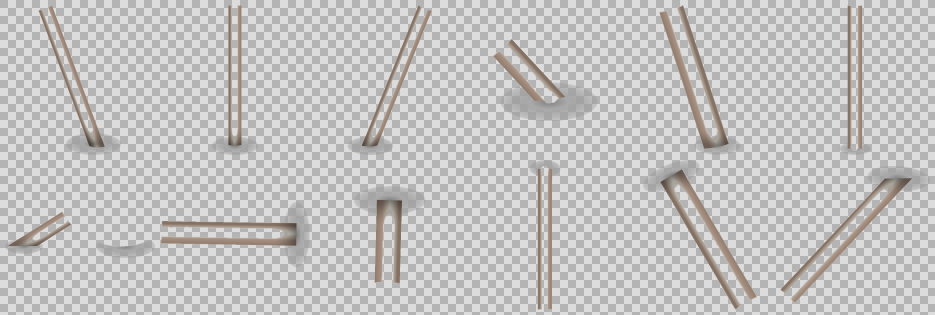
#> input picture Images&Content/Assets/Pins_v2/parts/preview_shafts.png, 1870 x 630 px, given in place of pin_01_shaft.png, which was not available (shown at 1/2 size)
$ python create_shaft_asset_variants.py
#> lines starting #> are read from the running program, lines starting #| are printed output that depends on the picture; pictures that were not available may be replaced by others from this repository, and a replacement may not be noted
"""
Generate baked composite-pin shaft asset variants for improved contrast.

Inputs:
  - Source lit shaft PNGs under Images&Content/Assets/Pins_v2/parts/pin_XX_shaft_lit.png
  - Variant name selecting outline width and/or inner-edge darkening depth

Outputs:
  - Per-pin shaft PNGs under parts/shaft_variants/<variant>/
  - preview_shafts.png grid for visual review

Variant families:
  - outline_dark, outline_dark_bold — legacy outer-outline presets
  - outline_dark_<N>px — outer dark halo (N maps to odd MaxFilter kernel)
  - inner_dark_<N>px — near-black inward edge band (no outer growth)
  - outline_dark_<O>px_in<I>px — outer halo plus near-black inward edge band
  - outline_dark_<O>px_in<I>px_bright — same as combo, but shaft core is lifted/brighter

Requirements: Pillow (scripts/venv — see scripts/README.md).
"""
from __future__ import annotations

import argparse
import re
from pathlib import Path

from PIL import Image, ImageChops, ImageEnhance, ImageFilter, ImageOps

PIN_COUNT = 12
OUTLINE_DARK_PX_PATTERN = re.compile(r"^outline_dark_(\d+)px$")
OUTLINE_INNER_BRIGHT_PATTERN = re.compile(r"^outline_dark_(\d+)px_in(\d+)px_bright$")
OUTLINE_INNER_PATTERN = re.compile(r"^outline_dark_(\d+)px_in(\d+)px$")
INNER_DARK_PX_PATTERN = re.compile(r"^inner_dark_(\d+)px$")

# Default styling for outline_dark_Npx outer halos.
OUTLINE_DARK_PX_CONTRAST = 0.18
OUTLINE_DARK_PX_COLOR = (32, 28, 22, 170)

# Inner-edge band: blend toward pure black at full strength.
INNER_EDGE_DARK_RGB = (0, 0, 0)
INNER_EDGE_DARKEN_STRENGTH = 1.0

# Bright-core styling for *_bright variants (interior inside the dark edge band).
INTERIOR_LIFT_RGB = (252, 250, 244)
INTERIOR_LIFT_STRENGTH = 0.44
INTERIOR_BRIGHTNESS = 1.48
INTERIOR_CONTRAST = 1.12


def alpha_outline(source: Image.Image, kernel_size: int, color: tuple[int, int, int, int]) -> Image.Image:
    """Expand alpha by a square MaxFilter kernel and composite a dark outline under the shaft."""
    if kernel_size < 3 or kernel_size % 2 == 0:
        raise ValueError(f"Outline kernel size must be an odd integer >= 3; got {kernel_size}")

    rgba = source.convert("RGBA")
    alpha = rgba.getchannel("A")
    grown = alpha.filter(ImageFilter.MaxFilter(kernel_size))
    outline_alpha = ImageChops.subtract(grown, alpha)
    outline = Image.new("RGBA", rgba.size, color)
    outline.putalpha(ImageChops.multiply(outline_alpha, Image.new("L", rgba.size, color[3])))
    return Image.alpha_composite(outline, rgba)


def boost_contrast(source: Image.Image, amount: float) -> Image.Image:
    rgba = source.convert("RGBA")
    rgb = ImageOps.autocontrast(rgba.convert("RGB"))
    blended = Image.blend(rgba.convert("RGB"), rgb, amount)
    result = Image.merge("RGBA", (*blended.split(), rgba.getchannel("A")))
    return result


# [89 lines left out: functions erosion_kernel_size_from_depth, outline_kernel_size_from_px_label, edge_and_interior_masks, brighten_interior_core, darken_inner_edges, dark_edges_bright_core and 2 more, not called in this run]


def make_variant(source: Image.Image, name: str) -> Image.Image:
    if name == "outline_dark":
        contrasted = boost_contrast(source, 0.18)
        return alpha_outline(contrasted, kernel_size=3, color=(32, 28, 22, 170))

    if name == "outline_dark_bold":
        contrasted = boost_contrast(source, 0.28)
        return alpha_outline(contrasted, kernel_size=5, color=(24, 22, 18, 210))

    bright_combo_match = OUTLINE_INNER_BRIGHT_PATTERN.match(name)
    if bright_combo_match:
        return apply_combo(
            source,
            outline_px=int(bright_combo_match.group(1)),
            inner_px=int(bright_combo_match.group(2)),
            bright_core=True,
        )

    inner_match = INNER_DARK_PX_PATTERN.match(name)
    if inner_match:
        depth = int(inner_match.group(1))
        contrasted = boost_contrast(source, OUTLINE_DARK_PX_CONTRAST)
        return darken_inner_edges(contrasted, depth_px=depth)

    combo_match = OUTLINE_INNER_PATTERN.match(name)
    if combo_match:
        return apply_combo(
            source,
            outline_px=int(combo_match.group(1)),
            inner_px=int(combo_match.group(2)),
            bright_core=False,
        )

    px_match = OUTLINE_DARK_PX_PATTERN.match(name)
    if px_match:
        return apply_outer_outline(source, int(px_match.group(1)))

    raise ValueError(
        f"Unknown variant: {name}. "
        "Use outline_dark, outline_dark_bold, outline_dark_<N>px, inner_dark_<N>px, "
        "outline_dark_<O>px_in<I>px, or outline_dark_<O>px_in<I>px_bright."
    )


# [13 lines left out: function make_preview, not called in this run]


def generate(parts_dir: Path, variants: list[str]) -> None:
    for variant in variants:
        output_dir = parts_dir / "shaft_variants" / variant
        output_dir.mkdir(parents=True, exist_ok=True)
        preview_images: list[Image.Image] = []

        for index in range(1, PIN_COUNT + 1):
            source_path = parts_dir / f"pin_{index:02d}_shaft_lit.png"
            if not source_path.exists():
                source_path = parts_dir / f"pin_{index:02d}_shaft.png"

            source = Image.open(source_path).convert("RGBA")
            result = make_variant(source, variant)
            result.save(output_dir / f"pin_{index:02d}_shaft.png", "PNG")
            preview_images.append(result)

        make_preview(preview_images, output_dir / "preview_shafts.png")
        print(f"Wrote {PIN_COUNT} shafts + preview to {output_dir}")


def parse_args() -> argparse.Namespace:
    parser = argparse.ArgumentParser(description="Generate composite pin shaft visibility asset variants.")
    parser.add_argument("--parts-dir", default="Images&Content/Assets/Pins_v2/parts")
    parser.add_argument(
        "--variant",
        action="append",
        help=(
            "Variant folder name, e.g. outline_dark_6px_in3px_bright, inner_dark_3px. Repeatable."
        ),
    )
    return parser.parse_args()


def main() -> None:
    args = parse_args()
    variants = args.variant or ["outline_dark", "outline_dark_bold"]
    generate(Path(args.parts_dir), variants)
#> in generate, source is the input picture: PIL image 1870x630 RGBA; mean R, G, B, A 195.4, 194.3, 193.6, 252.6
#> in boost_contrast, `rgb = ImageOps.autocontrast(rgba.convert("RGB"))`:
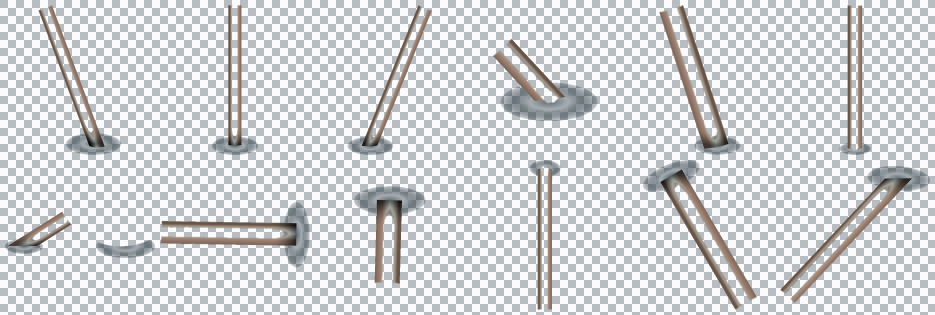
#> rgb: PIL image 1870x630 RGB (shown at 1/2 size); mean R, G, B 209.7, 211.2, 213.4
#> in alpha_outline, `alpha = rgba.getchannel("A")`:
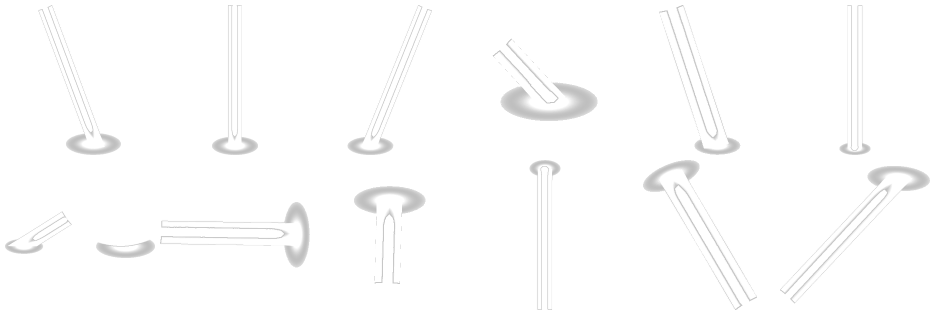
#> alpha: PIL image 1870x630 L (shown at 1/2 size); min 191, max 255, mean 252.6
#> in alpha_outline, `outline_alpha = ImageChops.subtract(grown, alpha)`:
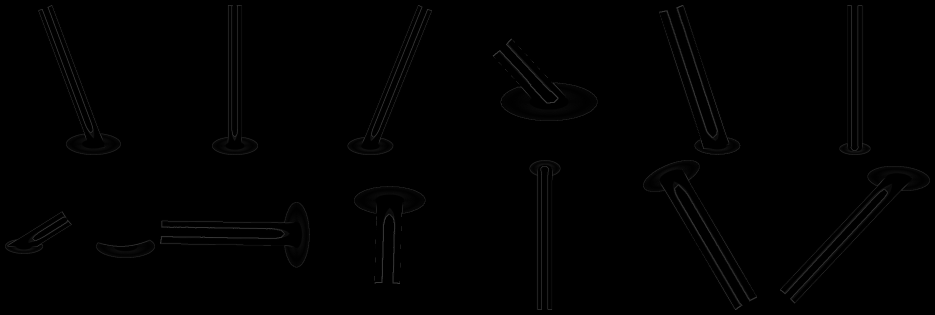
#> outline_alpha: PIL image 1870x630 L (shown at 1/2 size); min 0, max 64, mean 1.1
#> in alpha_outline, `outline = Image.new("RGBA", rgba.size, color)`:
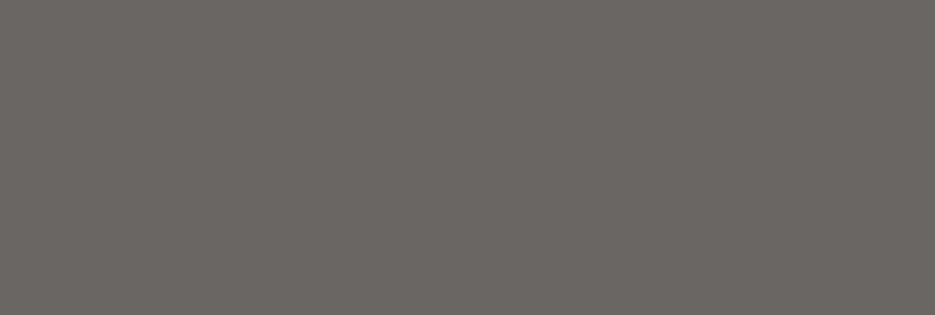
#> outline: PIL image 1870x630 RGBA (shown at 1/2 size); mean R, G, B, A 32, 28, 22, 170; transparent parts drawn white
#> in alpha_outline, `outline.putalpha(ImageChops.multiply(outline_alpha, Image.new("L", rgb..`:
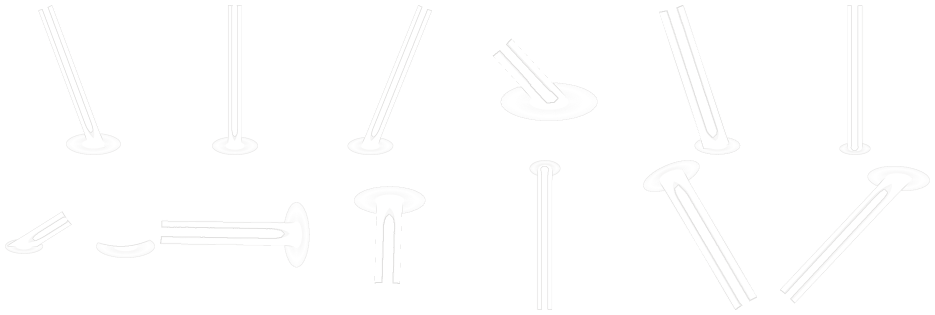
#> outline: PIL image 1870x630 RGBA (shown at 1/2 size); mean R, G, B, A 32, 28, 22, 0.7; transparent parts drawn white


if __name__ == "__main__":
#> (the run stopped early here; a loop or call above may not have finished)
